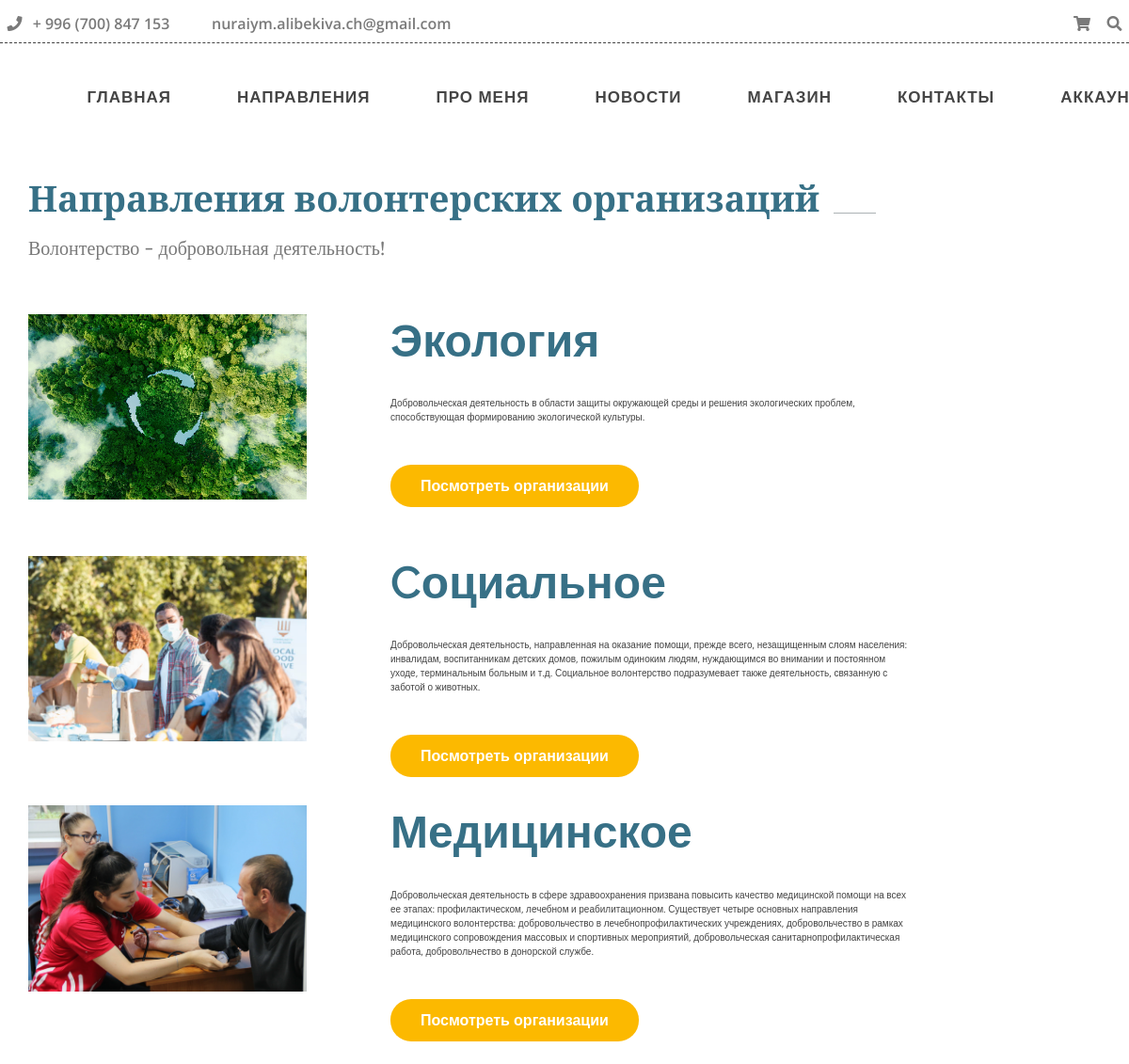
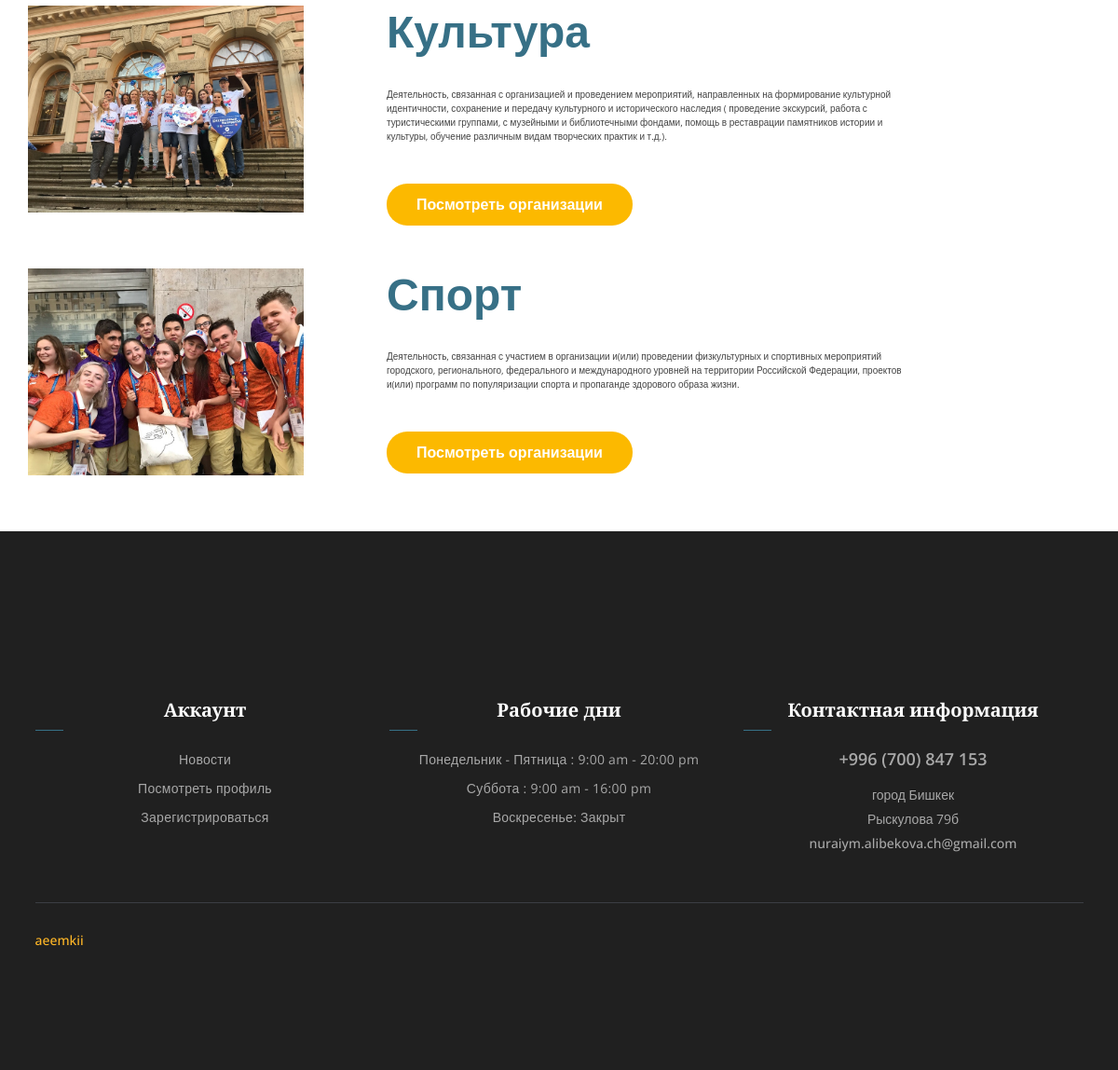
The page /category/list on the database its author committed (2 pictures, top to bottom).
### apps/blog/models.py (models this page shows, shortened)
class Category(models.Model):
    name = models.CharField("Название",max_length=50)
    slug = models.SlugField(max_length=60)
    icon = models.ImageField(upload_to="category/icons/")
    description = models.TextField("Описание категории", null= True)
    class Meta:
        verbose_name = "Категория"
        verbose_name_plural = "Категории"

### apps/blog/views.py (the view)
# urls.py: path('category/list', views.CategoryListView.as_view(), name= "category_list"),
class CategoryListView(ListView):
    template_name = "category_list.html"
    model = Category
    queryset = Category.objects.all()

### apps/cart/get_context_cart.py (called while the page is built)
def get_cart(request):
    return {"cart": Cart(request)}

### apps/blog/templates/category_list.html
{% extends 'base.html' %}
{% block content%}
<section>
    <div class="main_title ">
    <h2 >Направления волонтерских организаций </h2>
    <h5>Волонтерство - добровольная деятельность!</h5>
</div>
{% for category in object_list %}
<div class="specail_item lavien-item">
    <div class="row">
        <div class="col-lg-4">
            <div class="s_left_img">
                <img class="img-fluid" src="{{ category.icon.url }}" alt="">
            </div>
        </div>
        <div class="col-lg-8">
            <div class="special_item_text">
                <h4 class="lavien_title">{{ category.name }}</h4>
                <p class="lavien_description">{{category.description}}</p>
                <a class="pink_btn" href="{% url 'filter_category' category.id %}">Посмотреть организации</a>
            </div>
        </div>
    </div>
    </div>
</section>
{% endfor %}
{% endblock%}

### static/shop/css/main.css (style rules this page uses)
html { color: #222; font-size: 1em; line-height: 1.4; }
audio, canvas, iframe, img, svg, video { vertical-align: middle; }

### static/about_me/style.css (style rules this page uses)
body { font-family: "Open Sans", sans-serif; color: #444444; }
a { color: #ffb727; text-decoration: none; }
h1, h2, h3, h4, h5, h6 { font-family: "Raleway", sans-serif; }
section { background: white; }

### rows shown on the page
Category: icon (picture), name "Экология", description "Добровольческая деятельность в области защиты окружающей среды и решения экологических проблем, способствующая формированию экологической культуры."
Category: icon (picture), name "Cоциальное", description "Добровольческая деятельность, направленная на оказание помощи, прежде всего, незащищенным слоям населения: инвалидам, воспитанникам детских домов, пожилым одиноким людям, нуждающимся во внимании и постоянном уходе, терминальным больным и т.д. Социальное волонтерство подразумевает также деятельность, связанную с заботой о животных."
Category: icon (picture), name "Медицинское", description "Добровольческая деятельность в сфере здравоохранения призвана повысить качество медицинской помощи на всех ее этапах: профилактическом, лечебном и реабилитационном. Существует четыре основных направления медицинского волонтерства: добровольчество в лечебнопрофилактических учреждениях, добровольчество в рамках медицинского сопровождения массовых и спортивных мероприятий, добровольческая санитарнопрофилактическая работа, добровольчество в донорской службе."
Category: icon (picture), name "Культура", description "Деятельность, связанная с организацией и проведением мероприятий, направленных на формирование культурной идентичности, сохранение и передачу культурного и исторического наследия ( проведение экскурсий, работа с туристическими группами, с музейными и библиотечными фондами, помощь в реставрации памятников истории и культуры, обучение различным видам творческих практик и т.д.)."
Category: icon (picture), name "Спорт", description "Деятельность, связанная с участием в организации и(или) проведении физкультурных и спортивных мероприятий городского, регионального, федерального и международного уровней на территории Российской Федерации, проектов и(или) программ по популяризации спорта и пропаганде здорового образа жизни."
